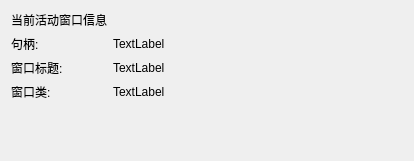
<?xml version="1.0" encoding="UTF-8"?>
<ui version="4.0">
 <class>Frame</class>
 <widget class="QFrame" name="Frame">
  <property name="geometry">
   <rect>
    <x>0</x>
    <y>0</y>
    <width>414</width>
    <height>161</height>
   </rect>
  </property>
  <property name="windowTitle">
   <string>句柄查看器</string>
  </property>
  <property name="windowIcon">
   <iconset>
    <normaloff>../img/ico_win.png</normaloff>../img/ico_win.png</iconset>
  </property>
  <layout class="QVBoxLayout" name="verticalLayout">
   <item>
    <layout class="QFormLayout" name="formLayout">
     <item row="0" column="0">
      <widget class="QLabel" name="label_2">
       <property name="text">
        <string>当前活动窗口信息</string>
       </property>
      </widget>
     </item>
     <item row="0" column="1">
      <widget class="QLabel" name="label_4">
       <property name="text">
        <string/>
       </property>
      </widget>
     </item>
     <item row="1" column="0">
      <widget class="QLabel" name="label">
       <property name="text">
        <string>句柄:</string>
       </property>
      </widget>
     </item>
     <item row="1" column="1">
      <widget class="QLabel" name="label_hwnd">
       <property name="text">
        <string>TextLabel</string>
       </property>
      </widget>
     </item>
     <item row="2" column="0">
      <widget class="QLabel" name="label_3">
       <property name="text">
        <string>窗口标题:</string>
       </property>
      </widget>
     </item>
     <item row="2" column="1">
      <widget class="QLabel" name="label_title">
       <property name="text">
        <string>TextLabel</string>
       </property>
      </widget>
     </item>
     <item row="3" column="0">
      <widget class="QLabel" name="label_5">
       <property name="text">
        <string>窗口类:</string>
       </property>
      </widget>
     </item>
     <item row="3" column="1">
      <widget class="QLabel" name="label_name">
       <property name="text">
        <string>TextLabel</string>
       </property>
      </widget>
     </item>
    </layout>
   </item>
  </layout>
 </widget>
 <resources/>
 <connections/>
</ui>
